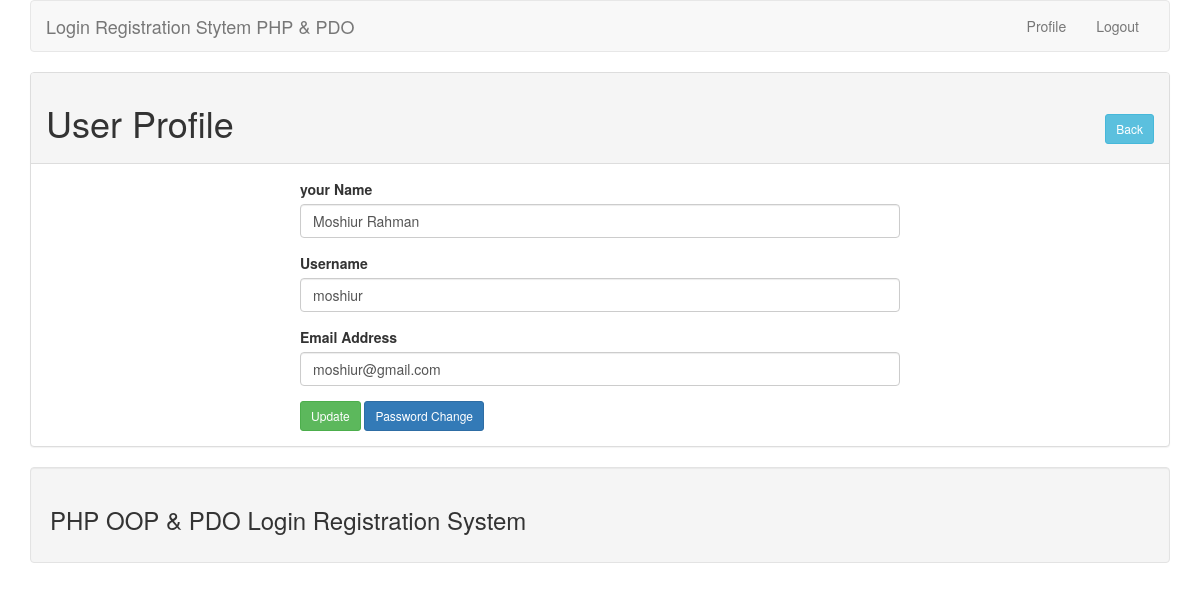
Screenshot of /profile.php?id=1 (signed in) with the database file from the repository.
### tables this page shows
CREATE TABLE `tbl_user` (
  `id` int(11) NOT NULL,
  `name` varchar(20) NOT NULL,
  `username` varchar(20) NOT NULL,
  `email` varchar(30) NOT NULL,
  `password` varchar(60) NOT NULL
);

### lib/User.php (called while the page is built, shortened)
<?php
    include_once "Session.php";
    include "Database.php";
    class User{
        private $db;
        public function __construct()
        {
            $this->db = new Database();
        }
        public function getUserById($id){
            $sql = "SELECT * FROM tbl_user WHERE id = :id LIMIT 1";
            $query = $this->db->pdo->prepare($sql);
            $query->bindValue(':id', $id);
            $query->execute();
            $result = $query->fetch(PDO::FETCH_OBJ);
            return $result;
        }
    }
?>

### lib/Database.php (called while the page is built)
<?php
 class Database{
   private $db_host = 'localhost';
   private $db_user  = 'root';
   private $db_pass   = '';
   private  $db_name  = 'user_registration';
   public $pdo;
   public function __construct(){
      if(!isset($this->pdo)){
         try{
            $link = new PDO("mysql:host=".$this->db_host.";dbname=".$this->db_name,$this->db_user,$this->db_pass);
            $link->setAttribute(PDO::ATTR_ERRMODE, PDO::ERRMODE_EXCEPTION);
            $link->exec("SET CHARACTER SET utf8");
            $this->pdo = $link;
         }catch(PDOException $e){
            die("Failed to connect with Database".$e->getMessage());
         }
      }
   }
 }
?>

### lib/Session.php (called while the page is built, shortened)
<?php
    class Session{
        public static function get($key){
            if(isset($_SESSION[$key])){
                return $_SESSION[$key];
            }else{
                return false;
            }
        }
    }
?>

### profile.php (the view, shortened to what this page needs)
<?php
    include "lib/User.php";
    include "layouts/header.php";
?>
<?php
    if(isset($_GET['id'])){
        $usrid = (int)$_GET['id'];
    }
    $user = new User();
?>
        <div class="panel panel-default">
            <div class="panel-heading">
            <h1>User Profile <span class="pull-right"><a href="index.php" class="btn btn-info btn-sm">Back</a></span></h1>
            </div>
            <div class="panel-body">
                <div style="max-width:600px; margin:0 auto;">
                <?php
                    $userdata = $user->getUserById($usrid);
                    if($userdata){
                ?>
                    <form action="" method="post">
                        <div class="form-group">
                            <label for="name">your Name</label>
                            <input type="text" name="name" class="form-control" value="<?php echo $userdata->name; ?>">
                        </div>
                        <div class="form-group">
                            <label for="username">Username</label>
                            <input type="text" name="username" class="form-control" value="<?php echo $userdata->username; ?>">
                        </div>
                        <div class="form-group">
                            <label for="email">Email Address</label>
                            <input type="text" name="email" class="form-control" value="<?php echo $userdata->email; ?>">
                        </div>
                        <?php
                            $sesId = Session::get("id");
                            if($usrid == $sesId){
                        ?>
                        <button type="submit" name="update" class="btn btn-success btn-sm">Update</button>
                         <a href="changepass.php?id=<?php echo $usrid; ?>" class="btn btn-primary btn-sm">Password Change</a>
                        <?php }?>
                    </form>
                <?php }?>
                </div>
            </div>
        </div>
<?php
    include "layouts/footer.php";
?>

### rows the page displays
tbl_user: name "Moshiur Rahman", username "moshiur", email "moshiur@gmail.com"
